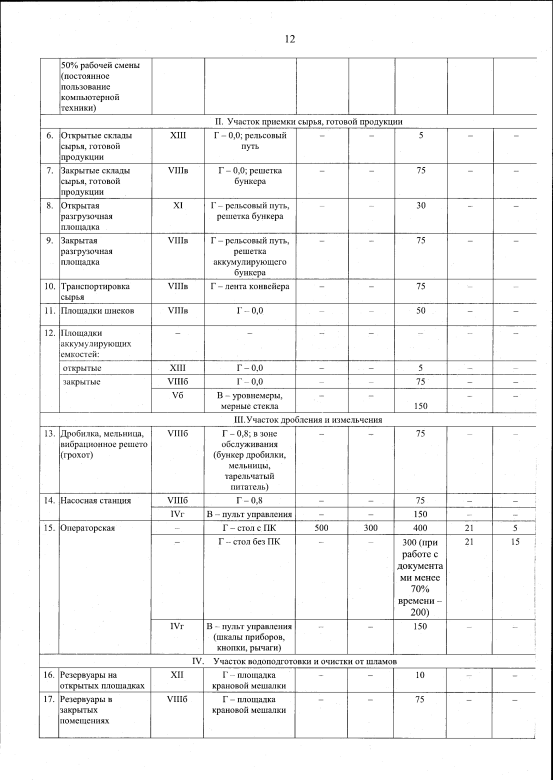
#> input picture tests/unit/fixtures/sanpin_2025_2/page_0012.png, 1658 x 2340 px (shown at 1/3 size)
$ python -i stroke_geometry.py   (imports and definitions only)
#> lines starting #> are read from the running program, lines starting #| are printed output that depends on the picture
#> further down, picture is the input picture: PIL image 1658x2340 RGB; min 0, max 255, mean 244.1
"""Conservative detection of a single faint dash in an otherwise empty cell."""
from __future__ import annotations


def faint_dash(gray) -> bool:
    import cv2
    import numpy as np

    if gray.size == 0 or min(gray.shape) < 4:
        return False
    height,width=gray.shape
    evidence=[]
    for threshold in (180,210):
        _,_,stats,_=cv2.connectedComponentsWithStats((gray<threshold).astype(np.uint8))
        # Fragments near the side rules are not cell contents.
        content=[s for s in stats[1:] if s[4]>=5 and s[0]>.08*width and s[0]+s[2]<.92*width]
        marks=[s for s in content if 6<=s[2]<=min(45,.6*width) and 1<=s[3]<=8
               and s[2]>=3*s[3] and s[4]>=s[2] and .25*width<=s[0]+s[2]/2<=.75*width]
        if len(marks)!=1:
            return False
        mark=marks[0]
        if any(s is not mark and s[4]>=max(8,.2*mark[4]) for s in content):
            return False
        evidence.append(mark)
    return abs(int(evidence[0][0])-int(evidence[1][0]))<=3 and abs(int(evidence[0][1])-int(evidence[1][1]))<=2


def remove_broken_side_rule(image):
    """Erase vertically aligned fragments at the far right, not baseline dots."""
    import cv2
    import numpy as np
    from PIL import Image
    gray=np.array(image.convert('L'))
    height,width=gray.shape
#> height = 2340; width = 1658
    _,_,stats,_=cv2.connectedComponentsWithStats((gray<210).astype(np.uint8))
#> stats = 1854 rows, first 6: [0, 2, 1656, 2338, 3646124], [0, 0, 1658, 2340, 18445], [743, 5, 1, 1, 1], [1531, 8, 1, 2, 2], [417, 11, 1, 1, 1], [116, 12, 2, 1, 2]
    pieces=[s for s in stats[1:] if s[4]>=2 and s[2]<=3 and s[0]>=.85*width]
#> pieces = 149 items, first 6: [1531, 8, 1, 2, 2], [1532, 14, 1, 2, 2], [1452, 39, 2, 1, 2], [1486, 46, 1, 2, 2], [1638, 150, 2, 1, 2], [1624, 155, 2, 1, 2]
    for piece in pieces:
        group=[s for s in pieces if abs(int(s[0])-int(piece[0]))<=3]
        if len(group)>=2 and max(s[1]+s[3] for s in group)-min(s[1] for s in group)>=.5*height:
            left=max(0,min(int(s[0]) for s in group)-2)
            right=min(width,max(int(s[0]+s[2]) for s in group)+2)
            gray[:,left:right]=255
#> this loop made 149 passes
#> (piece, left, right) on passes 1, 2, 6, 9, 10, 13, 20, 21, 27, 28, 32, 34: ([1531, 8, 1, 2, 2], 1528, 1537), ([1532, 14, 1, 2, 2], 1528, 1537), ([1624, 155, 2, 1, 2], 1619, 1630), ([1608, 641, 2, 1, 2], 1603, 1613), ([1608, 657, 2, 1, 2], 1603, 1613), ([1608, 703, 2, 1, 2], 1603, 1613), ([1608, 1062, 2, 1, 2], 1603, 1613), ([1424, 1066, 2, 1, 2], 1420, 1430), ([1607, 1214, 1, 2, 2], 1602, 1613), ([1606, 1225, 2, 1, 2], 1601, 1612), ([1530, 1254, 2, 1, 2], 1528, 1535), ([1557, 1352, 1, 2, 2], 1552, 1564)
#> (left, right) on passes 61, 62, 64, 65, 66, 67: (1601, 1612), (1601, 1612), (1601, 1612), (1601, 1612), (1601, 1612), (1601, 1612)
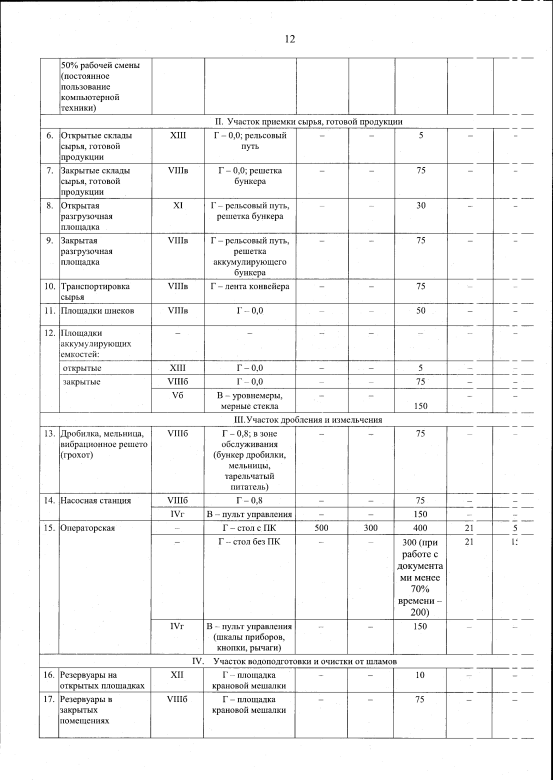
#> gray: shape (2340, 1658) (shown at 1/3 size); min 0, max 255, mean 244.2
    return Image.fromarray(gray).convert('RGB')

>>> from PIL import Image
>>> picture = Image.open('../../tests/unit/fixtures/sanpin_2025_2/page_0012.png')
>>> result = remove_broken_side_rule(picture)

$ run again, on tests/unit/fixtures/sanpin_2025_2/page_0013.png
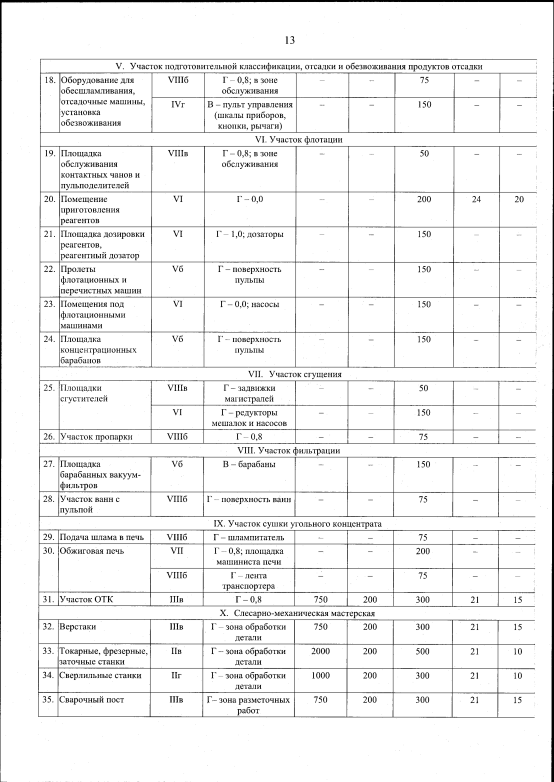
#> input picture tests/unit/fixtures/sanpin_2025_2/page_0013.png, 1660 x 2346 px (shown at 1/3 size)
#> picture is the input picture: PIL image 1660x2346 RGB; min 0, max 255, mean 241.8
#> stats = 2274 rows, first 6: [1, 6, 1658, 2340, 3616878], [0, 0, 1660, 2346, 28167], [1003, 9, 1, 1, 1], [867, 17, 1, 1, 1], [1327, 16, 1, 1, 1], [170, 21, 2, 1, 2]
#> pieces = 243 items, first 6: [1610, 187, 1, 5, 5], [1608, 196, 2, 10, 11], [1608, 215, 2, 1, 2], [1608, 224, 2, 1, 2], [1608, 229, 2, 1, 2], [1608, 231, 2, 2, 3]
#> the loop in remove_broken_side_rule, `for piece in pieces:` made 243 passes
#> (piece, left, right) on passes 1 to 8: ([1610, 187, 1, 5, 5], 1605, 1616), ([1608, 196, 2, 10, 11], 1603, 1614), ([1608, 215, 2, 1, 2], 1603, 1614), ([1608, 224, 2, 1, 2], 1603, 1614), ([1608, 229, 2, 1, 2], 1603, 1614), ([1608, 231, 2, 2, 3], 1603, 1614), ([1608, 238, 2, 4, 6], 1603, 1614), ([1608, 243, 2, 1, 2], 1603, 1614)
#> after the loop in remove_broken_side_rule, `for piece in pieces:`:
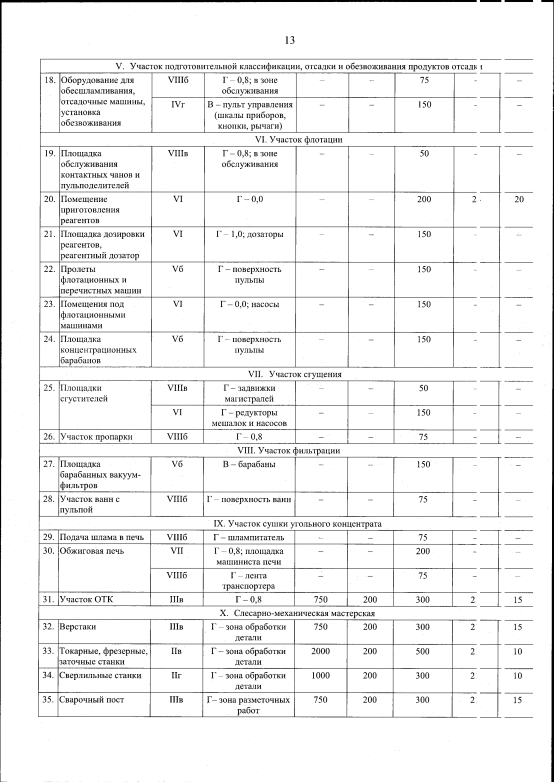
#> gray: shape (2346, 1660) (shown at 1/3 size); min 0, max 255, mean 242

$ run again, on tests/unit/fixtures/sanpin_2025_2/page_0014.png
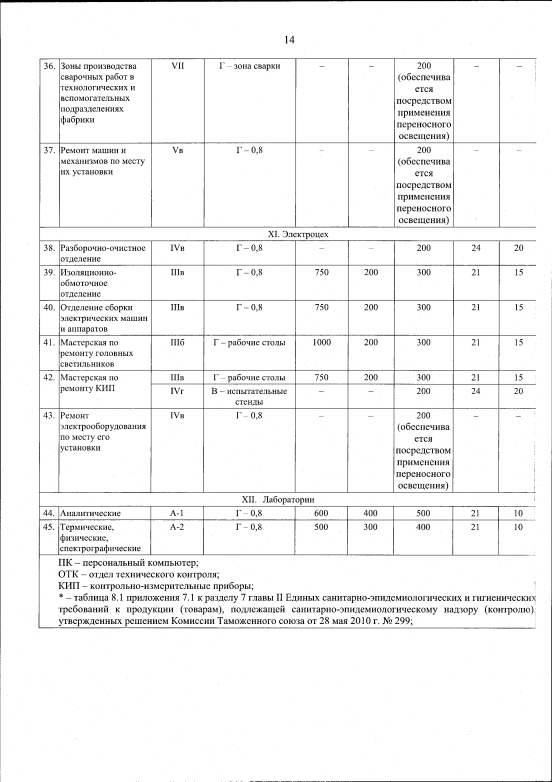
#> input picture tests/unit/fixtures/sanpin_2025_2/page_0014.png, 1656 x 2344 px (shown at 1/3 size)
#> picture is the input picture: PIL image 1656x2344 RGB; min 0, max 255, mean 244.8
#> stats = 1967 rows, first 6: [0, 3, 1656, 2341, 3665760], [0, 0, 1656, 2313, 12574], [339, 8, 1, 2, 2], [156, 16, 1, 2, 2], [653, 16, 1, 2, 2], [1254, 16, 2, 1, 2]
#> pieces = 174 items, first 6: [1490, 67, 2, 1, 2], [1484, 84, 2, 1, 2], [1412, 129, 2, 1, 2], [1542, 154, 2, 1, 2], [1606, 179, 2, 13, 14], [1606, 195, 2, 8, 16]
#> the loop in remove_broken_side_rule, `for piece in pieces:` made 174 passes
#> (piece, left, right) on passes 2 to 9: ([1484, 84, 2, 1, 2], 1479, 1490), ([1412, 129, 2, 1, 2], 1409, 1418), ([1542, 154, 2, 1, 2], 1540, 1548), ([1606, 179, 2, 13, 14], 1601, 1610), ([1606, 195, 2, 8, 16], 1601, 1610), ([1606, 204, 2, 3, 6], 1601, 1610), ([1606, 208, 1, 6, 6], 1601, 1610), ([1606, 216, 1, 11, 11], 1601, 1610)
#> after the loop in remove_broken_side_rule, `for piece in pieces:`:
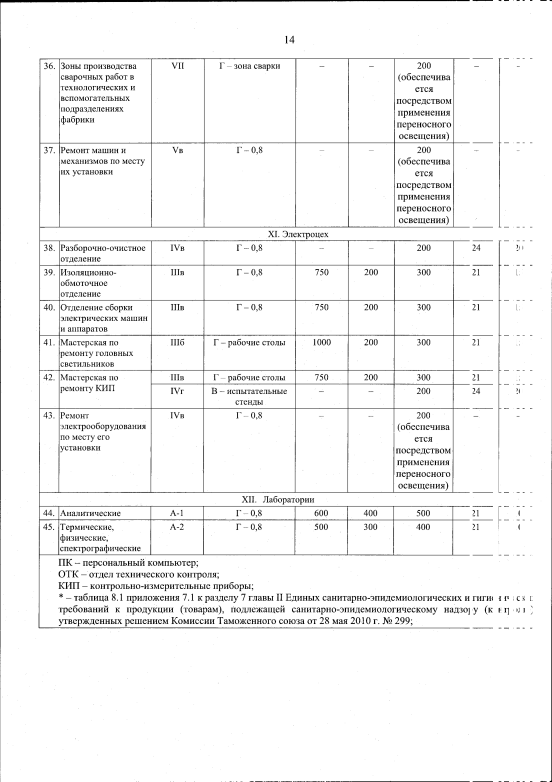
#> gray: shape (2344, 1656) (shown at 1/3 size); min 0, max 255, mean 245.1

$ run again, on tests/unit/fixtures/sanpin_2025_2/page_0017.png
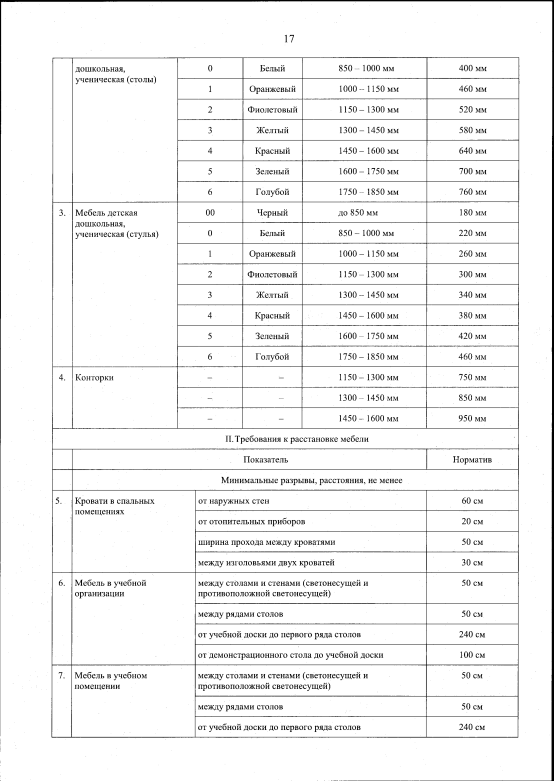
#> input picture tests/unit/fixtures/sanpin_2025_2/page_0017.png, 1660 x 2342 px (shown at 1/3 size)
#> picture is the input picture: PIL image 1660x2342 RGB; min 0, max 255, mean 243.7
#> stats = 1892 rows, first 6: [0, 4, 1656, 2338, 3647346], [0, 0, 1660, 2342, 24166], [208, 9, 1, 1, 1], [484, 8, 2, 1, 2], [1066, 8, 2, 1, 2], [64, 10, 1, 1, 1]
#> pieces = 69 items, first 6: [1502, 20, 1, 2, 2], [1610, 66, 1, 2, 2], [1621, 96, 2, 1, 2], [1543, 324, 1, 2, 2], [1595, 522, 1, 2, 2], [1466, 798, 1, 2, 2]
#> the loop in remove_broken_side_rule, `for piece in pieces:` made 69 passes
#> (piece, left, right) on passes 2, 4, 5, 11, 13, 15, 16, 20: ([1610, 66, 1, 2, 2], 1605, 1616), ([1543, 324, 1, 2, 2], 1540, 1550), ([1595, 522, 1, 2, 2], 1590, 1602), ([1527, 926, 1, 2, 2], 1524, 1533), ([1436, 938, 1, 2, 2], 1434, 1442), ([1618, 985, 2, 1, 2], 1613, 1625), ([1610, 987, 2, 1, 2], 1605, 1616), ([1608, 996, 2, 3, 3], 1605, 1614)
#> after the loop in remove_broken_side_rule, `for piece in pieces:`:
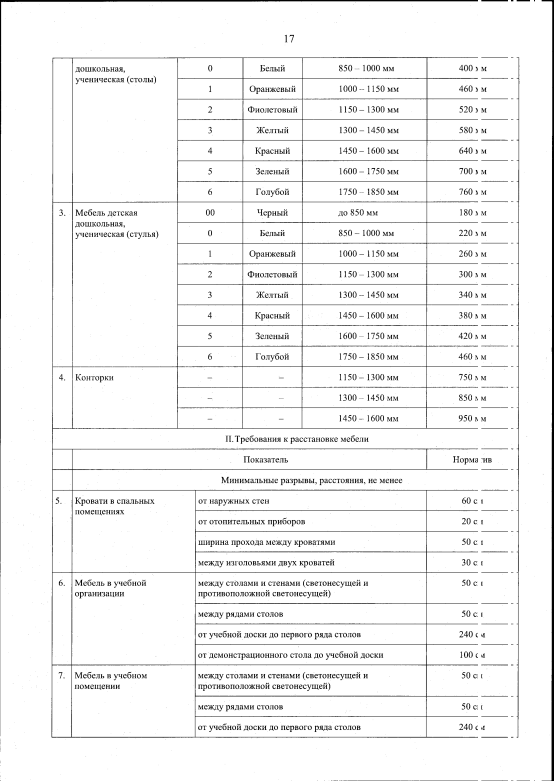
#> gray: shape (2342, 1660) (shown at 1/3 size); min 0, max 255, mean 243.9
